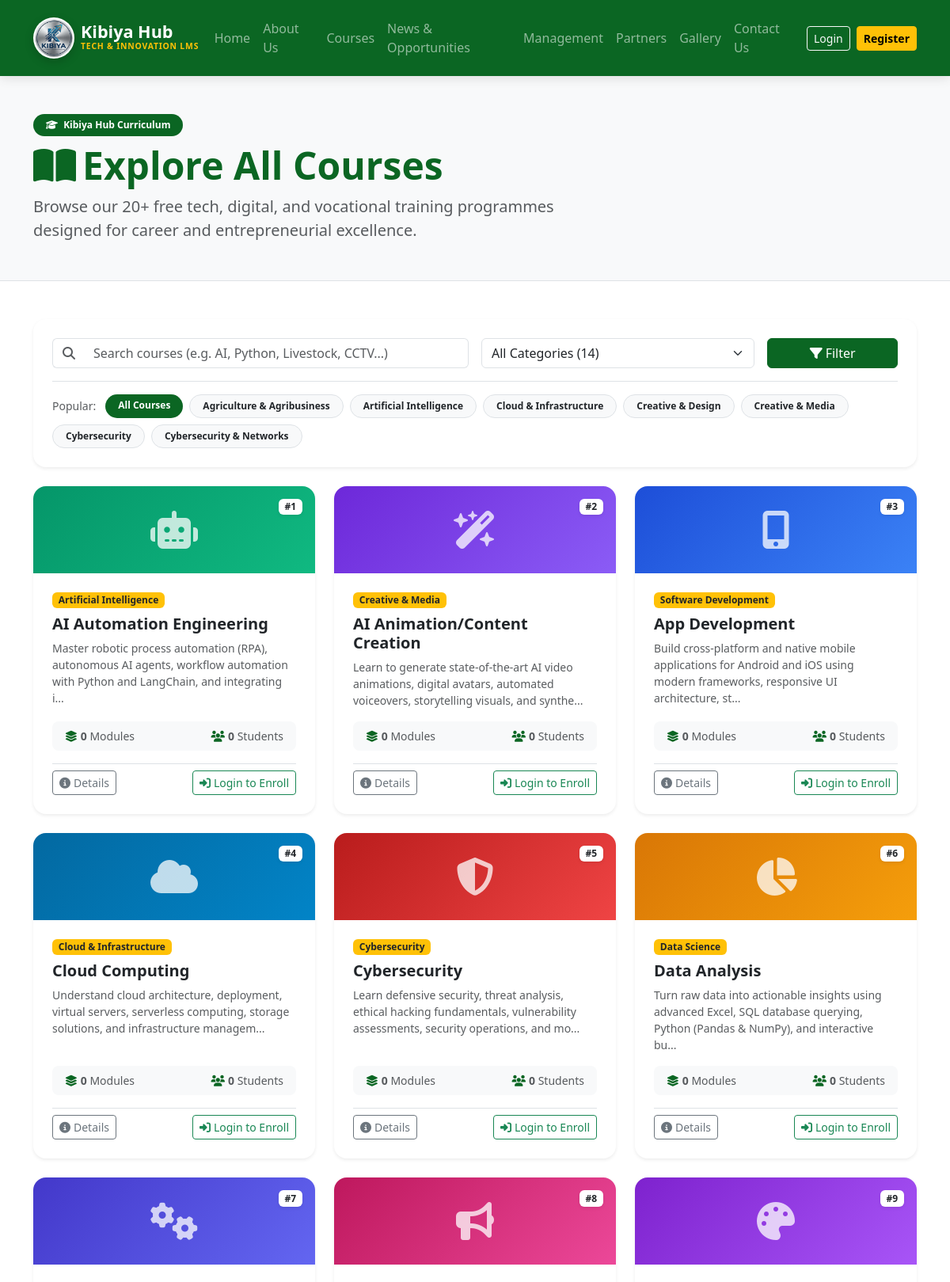
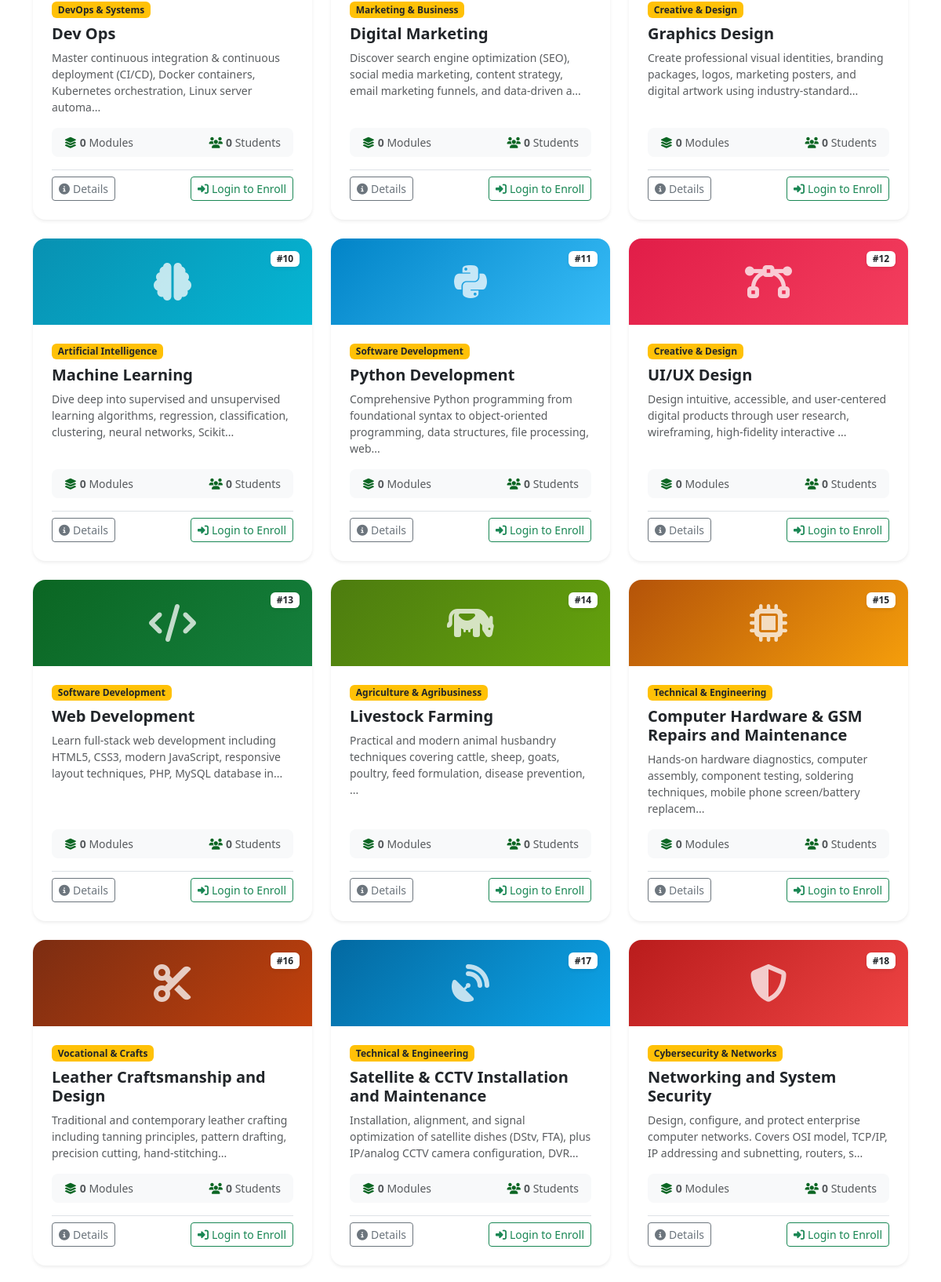
/courses.php (upper part), run on the app's committed database (2 pictures, top to bottom).
### tables this page shows
CREATE TABLE IF NOT EXISTS courses (
    id INT AUTO_INCREMENT PRIMARY KEY,
    title VARCHAR(150) NOT NULL,
    description TEXT NOT NULL,
    category VARCHAR(50) DEFAULT 'General',
    created_by INT,
    created_at TIMESTAMP DEFAULT CURRENT_TIMESTAMP,
    FOREIGN KEY (created_by) REFERENCES users(id) ON DELETE SET NULL
);

### courses.php (the view, shortened to what this page needs)
<?php
require_once 'config/db.php';
$search = trim($_GET['search'] ?? '');
$category = trim($_GET['category'] ?? '');
$categoriesResult = $conn->query("SELECT DISTINCT category FROM courses WHERE category IS NOT NULL AND category != '' ORDER BY category ASC");
$allCategories = [];
while ($catRow = $categoriesResult->fetch_assoc()) {
    $allCategories[] = $catRow['category'];
}
$studentEnrollments = [];
$sql = "SELECT c.*, u.full_name AS facilitator_name,
        (SELECT COUNT(*) FROM modules m WHERE m.course_id = c.id) AS module_count,
        (SELECT COUNT(*) FROM enrollments e WHERE e.course_id = c.id) AS student_count
        FROM courses c
        LEFT JOIN users u ON c.created_by = u.id";
$sql .= " ORDER BY c.id ASC";
$stmt = $conn->prepare($sql);
$stmt->execute();
$courses = $stmt->get_result();
function getCourseCardTheme($title) {
    $t = strtolower($title);
    if (str_contains($t, 'automation') || str_contains($t, 'agent')) {
        return ['icon' => 'fa-solid fa-robot', 'gradient' => 'linear-gradient(135deg, #059669, #10b981)'];
    }
    if (str_contains($t, 'animation') || str_contains($t, 'content creation')) {
        return ['icon' => 'fa-solid fa-wand-magic-sparkles', 'gradient' => 'linear-gradient(135deg, #6d28d9, #8b5cf6)'];
    }
    if (str_contains($t, 'app development') || str_contains($t, 'mobile')) {
        return ['icon' => 'fa-solid fa-mobile-screen-button', 'gradient' => 'linear-gradient(135deg, #1d4ed8, #3b82f6)'];
    }
    if (str_contains($t, 'cloud')) {
        return ['icon' => 'fa-solid fa-cloud', 'gradient' => 'linear-gradient(135deg, #0369a1, #0284c7)'];
    }
    if (str_contains($t, 'cybersecurity') || str_contains($t, 'security')) {
        return ['icon' => 'fa-solid fa-shield-halved', 'gradient' => 'linear-gradient(135deg, #b91c1c, #ef4444)'];
    }
    if (str_contains($t, 'data analysis') || str_contains($t, 'analytics')) {
        return ['icon' => 'fa-solid fa-chart-pie', 'gradient' => 'linear-gradient(135deg, #d97706, #f59e0b)'];
    }
    if (str_contains($t, 'dev ops') || str_contains($t, 'devops')) {
        return ['icon' => 'fa-solid fa-gears', 'gradient' => 'linear-gradient(135deg, #4338ca, #6366f1)'];
    }
    if (str_contains($t, 'digital marketing') || str_contains($t, 'marketing')) {
        return ['icon' => 'fa-solid fa-bullhorn', 'gradient' => 'linear-gradient(135deg, #be185d, #ec4899)'];
    }
    if (str_contains($t, 'graphics design') || str_contains($t, 'graphic')) {
        return ['icon' => 'fa-solid fa-palette', 'gradient' => 'linear-gradient(135deg, #7e22ce, #a855f7)'];
    }
    if (str_contains($t, 'machine learning')) {
        return ['icon' => 'fa-solid fa-brain', 'gradient' => 'linear-gradient(135deg, #0891b2, #06b6d4)'];
    }
    if (str_contains($t, 'python')) {
        return ['icon' => 'fa-brands fa-python', 'gradient' => 'linear-gradient(135deg, #0284c7, #38bdf8)'];
    }
    if (str_contains($t, 'ui/ux') || str_contains($t, 'ux')) {
        return ['icon' => 'fa-solid fa-bezier-curve', 'gradient' => 'linear-gradient(135deg, #e11d48, #f43f5e)'];
    }
    if (str_contains($t, 'web development') || str_contains($t, 'web')) {
        return ['icon' => 'fa-solid fa-code', 'gradient' => 'linear-gradient(135deg, #0b6623, #15803d)'];
    }
    if (str_contains($t, 'livestock') || str_contains($t, 'farming')) {
        return ['icon' => 'fa-solid fa-cow', 'gradient' => 'linear-gradient(135deg, #4d7c0f, #65a30d)'];
    }
    if (str_contains($t, 'hardware') || str_contains($t, 'gsm')) {
        return ['icon' => 'fa-solid fa-microchip', 'gradient' => 'linear-gradient(135deg, #b45309, #f59e0b)'];
    }
    if (str_contains($t, 'leather')) {
        return ['icon' => 'fa-solid fa-scissors', 'gradient' => 'linear-gradient(135deg, #7c2d12, #c2410c)'];
    }
    if (str_contains($t, 'satellite') || str_contains($t, 'cctv')) {
        return ['icon' => 'fa-solid fa-satellite-dish', 'gradient' => 'linear-gradient(135deg, #0369a1, #0ea5e9)'];
    }
    if (str_contains($t, 'catering') || str_contains($t, 'hospitality')) {
        return ['icon' => 'fa-solid fa-utensils', 'gradient' => 'linear-gradient(135deg, #c2410c, #ea580c)'];
    }
    if (str_contains($t, 'refrigerator') || str_contains($t, 'air-condition')) {
        return ['icon' => 'fa-solid fa-snowflake', 'gradient' => 'linear-gradient(135deg, #0369a1, #38bdf8)'];
    }
    return ['icon' => 'fa-solid fa-book-open', 'gradient' => 'linear-gradient(135deg, #0b6623, #0d7a2b)'];
}
?>
<?php include 'includes/header.php'; ?>
<div class="bg-light py-5 border-bottom">
  <div class="container">
    <div class="row align-items-center">
      <div class="col-lg-8">
        <span class="badge bg-hub text-white px-3 py-2 rounded-pill mb-2"><i class="fa-solid fa-graduation-cap me-1"></i> Kibiya Hub Curriculum</span>
        <h1 class="fw-bold text-hub display-5"><i class="fa-solid fa-book-open me-2"></i>Explore All Courses</h1>
        <p class="text-muted mb-0 lead">Browse our 20+ free tech, digital, and vocational training programmes designed for career and entrepreneurial excellence.</p>
      </div>
    </div>
  </div>
</div>
<div class="container my-5">
  <div class="card border-0 shadow-sm mb-4" style="border-radius: 16px;">
    <div class="card-body p-4">
      <form method="GET" class="row g-3 align-items-center">
        <div class="col-md-6">
          <div class="input-group">
            <span class="input-group-text bg-white border-end-0"><i class="fa-solid fa-search text-muted"></i></span>
            <input type="text" name="search" class="form-control border-start-0" placeholder="Search courses (e.g. AI, Python, Livestock, CCTV...)" value="<?php echo htmlspecialchars($search, ENT_QUOTES, 'UTF-8'); ?>">
          </div>
        </div>
        <div class="col-md-4">
          <select name="category" class="form-select">
            <option value="">All Categories (<?php echo count($allCategories); ?>)</option>
          </select>
        </div>
        <div class="col-md-2 d-flex gap-2">
          <button type="submit" class="btn btn-hub flex-grow-1"><i class="fa-solid fa-filter me-1"></i>Filter</button>
        </div>
      </form>
      <div class="d-flex flex-wrap gap-2 mt-3 pt-3 border-top">
        <small class="text-muted align-self-center me-1">Popular:</small>
        <a href="courses.php" class="badge text-decoration-none <?php echo empty($category) ? 'bg-hub text-white' : 'bg-light text-dark border'; ?> py-2 px-3 rounded-pill">All Courses</a>
        <?php foreach (array_slice($allCategories, 0, 7) as $cat): ?>
          <a href="courses.php?category=<?php echo urlencode($cat); ?>" class="badge text-decoration-none <?php echo ($category === $cat) ? 'bg-hub text-white' : 'bg-light text-dark border'; ?> py-2 px-3 rounded-pill">
            <?php echo htmlspecialchars($cat, ENT_QUOTES, 'UTF-8'); ?>
          </a>
        <?php endforeach; ?>
      </div>
    </div>
  </div>
  <div class="row g-4">
    <?php if ($courses->num_rows > 0): ?>
      <?php while ($c = $courses->fetch_assoc()): ?>
        <?php
          $theme = getCourseCardTheme($c['title']);
          $courseId = (int)$c['id'];
          $enrStatus = $studentEnrollments[$courseId] ?? null;
        ?>
        <div class="col-12 col-sm-6 col-lg-4">
          <div class="card border-0 shadow-sm h-100 d-flex flex-column" style="border-radius: 16px; overflow: hidden; transition: transform 0.3s, box-shadow 0.3s;" onmouseover="this.style.transform='translateY(-6px)';this.style.boxShadow='0 14px 34px rgba(0,0,0,0.12)'" onmouseout="this.style.transform='';this.style.boxShadow=''">
            <div class="p-4 text-center position-relative" style="background: <?php echo $theme['gradient']; ?>; min-height: 110px; display:flex; align-items:center; justify-content:center;">
              <i class="<?php echo $theme['icon']; ?> fa-3x text-white opacity-75"></i>
              <span class="position-absolute top-0 end-0 m-3 badge bg-white text-dark shadow-sm">
                #<?php echo $courseId; ?>
              </span>
            </div>
            <div class="card-body p-4 d-flex flex-column flex-grow-1">
              <div class="d-flex justify-content-between align-items-center mb-2">
                <span class="badge bg-warning text-dark"><?php echo htmlspecialchars($c['category'] ?? 'General', ENT_QUOTES, 'UTF-8'); ?></span>
              </div>
              <h5 class="fw-bold mb-2">
                <a href="course_view.php?id=<?php echo $courseId; ?>" class="text-dark text-decoration-none">
                  <?php echo htmlspecialchars($c['title'], ENT_QUOTES, 'UTF-8'); ?>
                </a>
              </h5>
              <p class="text-muted small flex-grow-1"><?php echo htmlspecialchars(mb_strimwidth($c['description'], 0, 130, '...'), ENT_QUOTES, 'UTF-8'); ?></p>
              <div class="d-flex justify-content-between align-items-center py-2 px-3 bg-light rounded-3 mb-3 small">
                <span class="text-muted"><i class="fa-solid fa-layer-group text-hub me-1"></i><strong><?php echo (int)$c['module_count']; ?></strong> Modules</span>
                <span class="text-muted"><i class="fa-solid fa-users text-hub me-1"></i><strong><?php echo (int)$c['student_count']; ?></strong> Students</span>
              </div>
              <div class="d-flex justify-content-between align-items-center pt-2 border-top flex-wrap gap-2">
                <a href="course_view.php?id=<?php echo $courseId; ?>" class="btn btn-outline-secondary btn-sm">
                  <i class="fa-solid fa-circle-info me-1"></i>Details
                </a>
                <?php if ($enrStatus === 'pending'): ?>
                  <a href="course_view.php?id=<?php echo $courseId; ?>" class="btn btn-warning btn-sm fw-semibold">
                    <i class="fa-solid fa-clock me-1"></i>Pending Approval
                  </a>
                <?php elseif (in_array($enrStatus, ['enrolled', 'completed'])): ?>
                  <a href="course_view.php?id=<?php echo $courseId; ?>" class="btn btn-success btn-sm fw-semibold">
                    <i class="fa-solid fa-book-open me-1"></i>Learn Now
                  </a>
                <?php elseif ($enrStatus === 'rejected'): ?>
                  <a href="student_dashboard.php?enroll_id=<?php echo $courseId; ?>" class="btn btn-outline-warning btn-sm fw-semibold">
                    <i class="fa-solid fa-rotate-right me-1"></i>Request Again
                  </a>
                <?php elseif (isset($_SESSION['user_id']) && ($_SESSION['role'] ?? '') === 'student'): ?>
                  <a href="student_dashboard.php?enroll_id=<?php echo $courseId; ?>" class="btn btn-hub btn-sm fw-semibold">
                    <i class="fa-solid fa-user-plus me-1"></i>Enroll Free
                  </a>
                <?php elseif (isset($_SESSION['user_id']) && in_array(($_SESSION['role'] ?? ''), ['admin', 'facilitator'])): ?>
                  <a href="course_view.php?id=<?php echo $courseId; ?>" class="btn btn-hub btn-sm">
                    <i class="fa-solid fa-eye me-1"></i>View Course
                  </a>
                <?php else: ?>
                  <a href="login.php" class="btn btn-outline-success btn-sm">
                    <i class="fa-solid fa-right-to-bracket me-1"></i>Login to Enroll
                  </a>
                <?php endif; ?>
              </div>
            </div>
          </div>
        </div>
      <?php endwhile; ?>
    <?php endif; ?>
  </div>
</div>
<?php include 'includes/footer.php'; ?>

### data on the page
courses: id "1", category "Artificial Intelligence", title "AI Automation Engineering", description "Master robotic process automation (RPA), autonomous AI agents, workflow automation with Python and LangChain, and integrating i...", module_count "0", student_count "0"
courses: id "2", category "Creative & Media", title "AI Animation/Content Creation", description "Learn to generate state-of-the-art AI video animations, digital avatars, automated voiceovers, storytelling visuals, and synthe...", module_count "0", student_count "0"
courses: id "3", category "Software Development", title "App Development", description "Build cross-platform and native mobile applications for Android and iOS using modern frameworks, responsive UI architecture, st...", module_count "0", student_count "0"
courses: id "4", category "Cloud & Infrastructure", title "Cloud Computing", description "Understand cloud architecture, deployment, virtual servers, serverless computing, storage solutions, and infrastructure managem...", module_count "0", student_count "0"
courses: id "5", category "Cybersecurity", title "Cybersecurity", description "Learn defensive security, threat analysis, ethical hacking fundamentals, vulnerability assessments, security operations, and mo...", module_count "0", student_count "0"
courses: id "6", category "Data Science", title "Data Analysis", description "Turn raw data into actionable insights using advanced Excel, SQL database querying, Python (Pandas & NumPy), and interactive bu...", module_count "0", student_count "0"
courses: id "7", category "DevOps & Systems", title "Dev Ops", description "Master continuous integration & continuous deployment (CI/CD), Docker containers, Kubernetes orchestration, Linux server automa...", module_count "0", student_count "0"
courses: id "8", category "Marketing & Business", title "Digital Marketing", description "Discover search engine optimization (SEO), social media marketing, content strategy, email marketing funnels, and data-driven a...", module_count "0", student_count "0"
courses: id "9", category "Creative & Design", title "Graphics Design", description "Create professional visual identities, branding packages, logos, marketing posters, and digital artwork using industry-standard...", module_count "0", student_count "0"
courses: id "10", category "Artificial Intelligence", title "Machine Learning", description "Dive deep into supervised and unsupervised learning algorithms, regression, classification, clustering, neural networks, Scikit...", module_count "0", student_count "0"
courses: id "11", category "Software Development", title "Python Development", description "Comprehensive Python programming from foundational syntax to object-oriented programming, data structures, file processing, web...", module_count "0", student_count "0"
courses: id "12", category "Creative & Design", title "UI/UX Design", description "Design intuitive, accessible, and user-centered digital products through user research, wireframing, high-fidelity interactive ...", module_count "0", student_count "0"
courses: id "13", category "Software Development", title "Web Development", description "Learn full-stack web development including HTML5, CSS3, modern JavaScript, responsive layout techniques, PHP, MySQL database in...", module_count "0", student_count "0"
courses: id "14", category "Agriculture & Agribusiness", title "Livestock Farming", description "Practical and modern animal husbandry techniques covering cattle, sheep, goats, poultry, feed formulation, disease prevention, ...", module_count "0", student_count "0"
courses: id "15", category "Technical & Engineering", title "Computer Hardware & GSM Repairs and Maintenance", description "Hands-on hardware diagnostics, computer assembly, component testing, soldering techniques, mobile phone screen/battery replacem...", module_count "0", student_count "0"
courses: id "16", category "Vocational & Crafts", title "Leather Craftsmanship and Design", description "Traditional and contemporary leather crafting including tanning principles, pattern drafting, precision cutting, hand-stitching...", module_count "0", student_count "0"
courses: id "17", category "Technical & Engineering", title "Satellite & CCTV Installation and Maintenance", description "Installation, alignment, and signal optimization of satellite dishes (DStv, FTA), plus IP/analog CCTV camera configuration, DVR...", module_count "0", student_count "0"
courses: id "18", category "Cybersecurity & Networks", title "Networking and System Security", description "Design, configure, and protect enterprise computer networks. Covers OSI model, TCP/IP, IP addressing and subnetting, routers, s...", module_count "0", student_count "0"

### other printed values
$cat "Agriculture & Agribusiness"
$cat "Artificial Intelligence"
$cat "Cloud & Infrastructure"
$cat "Creative & Design"
$cat "Creative & Media"
$cat "Cybersecurity"
$cat "Cybersecurity & Networks"
